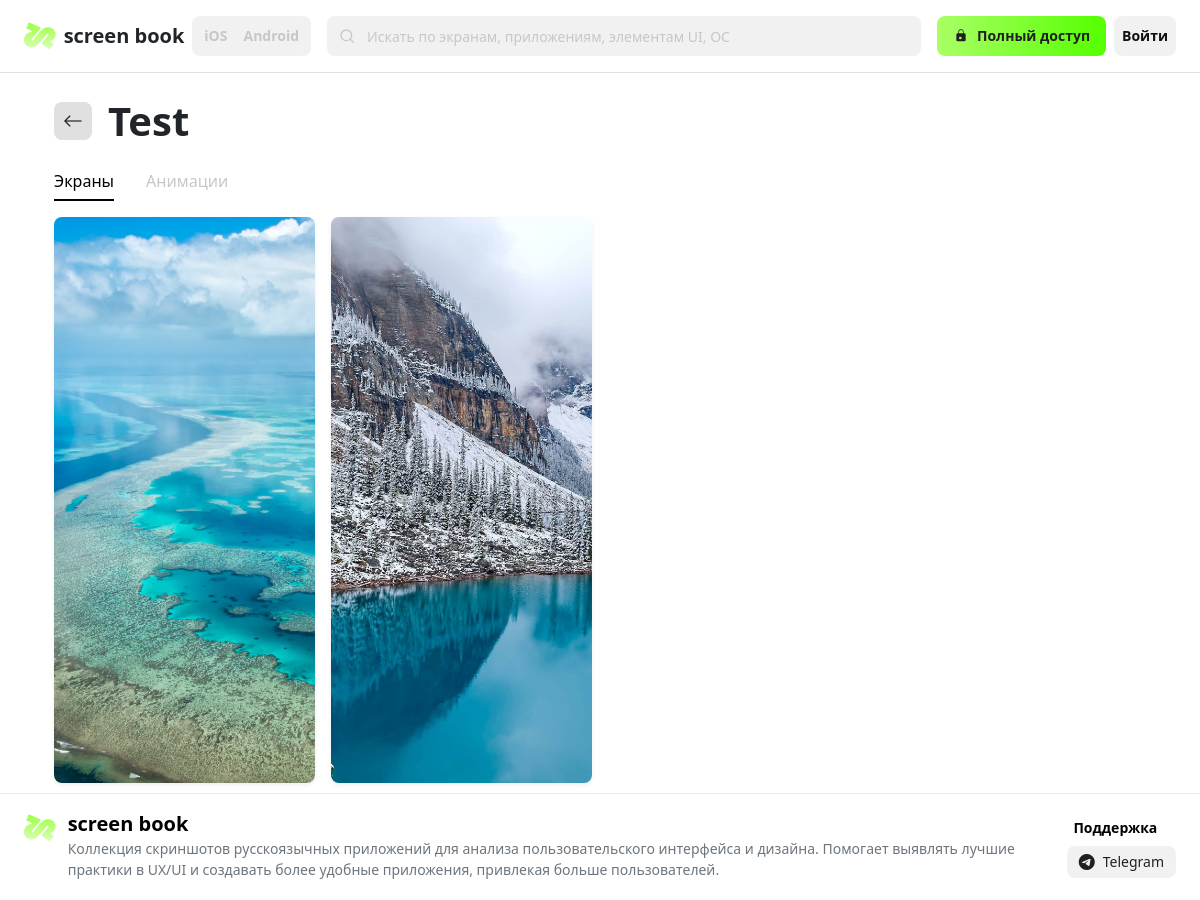
The app's page /app/test/ with its own data.
### web/models.py (models this page shows, shortened)
class App(models.Model):
    title = models.CharField("Название", max_length=255)
    slug = models.SlugField("URL-адрес", max_length=255, unique=True, blank=True)
    main_image = models.ImageField("Главная картинка", upload_to='apps/main/')
    icon = models.ImageField("Иконка", upload_to='apps/icons/')
    app_category = models.ForeignKey(AppCategory, verbose_name="Категория приложения", on_delete=models.SET_NULL, null=True, blank=True)
    os_category = models.ForeignKey(OSCategory, verbose_name="Категория OS", on_delete=models.SET_NULL, null=True, blank=True)
    screen_type = models.ForeignKey(ScreenType, verbose_name="Тип экрана", on_delete=models.SET_NULL, null=True, blank=True)
    ui_element = models.ForeignKey(UIElement, verbose_name="UI элемент", on_delete=models.SET_NULL, null=True, blank=True)
    screen = models.BooleanField("Экраны", default=False)
    animation = models.BooleanField("Анимации", default=False)
    def main_image_preview(self):
        if self.main_image:
            return mark_safe(f'<img src="{self.main_image.url}" width="100" />')
        return "-"
    main_image_preview.short_description = "Превью фото"
    def icon_preview(self):
        if self.icon:
            return mark_safe(f'<img src="{self.icon.url}" width="50" />')
        return "-"
    icon_preview.short_description = "Превью иконки"

class AppImage(models.Model):
    app = models.ForeignKey('App', on_delete=models.CASCADE, related_name='images')
    image = models.ImageField("Фото", upload_to='apps/photos/')

### web/views.py (the view)
# urls.py: path('app/<slug:slug>/', views.app_detail, name='app_detail'),
@csrf_exempt
def app_detail(request, slug):
    app = get_object_or_404(App, slug=slug)
    viewmode = request.GET.get('viewmode', 'screens')
    images = app.images.all()
    videos = app.videos.all()
    context = {
        'app': app,
        'images': images,
        'videos': videos,
        'selected_tab': viewmode,
    }
    if request.headers.get('x-requested-with') == 'XMLHttpRequest':
        html = render_to_string('partials/gallery_block.html', context, request=request)
        return JsonResponse({'html': html})
    return render(request, 'app_detail.html', context)

### web/models.py (called while the page is built)
    def __str__(self):
        return self.name

### web/templates/app_detail.html (shortened to what this page needs)
{% extends "base.html" %}
{% load static %}
{% block content %}
<body data-app-slug="{{ app.slug }}">
<div class="container px-4 pt-4">
<div class="d-flex align-items-center gap-3 mb-3">
  <a href="{% url 'home' %}"
     class="back-btn d-flex align-items-center justify-content-center">
    <i class="bi bi-arrow-left fs-5 text-dark"></i>
  </a>
  <h1 class="fw-bold mb-0">{{ app.title }}</h1>
</div>
  <ul class="filter-nav">
    <li class="filter-nav__item {% if selected_tab == 'screens' %}active{% endif %}">
      <a href="#" class="viewmode-tab" data-viewmode="screens">Экраны</a>
    </li>
    <li class="filter-nav__item {% if selected_tab == 'animations' %}active{% endif %}">
      <a href="#" class="viewmode-tab" data-viewmode="animations">Анимации</a>
    </li>
    <span class="filter-nav__underline"></span>
  </ul>
  <div id="galleryContainer" class="row row-cols-2 row-cols-sm-3 row-cols-md-4 g-3 pt-3">
    {% if selected_tab == 'animations' %}
      {% for video in videos %}
        <div class="col">
          <video controls class="w-100 rounded-3 shadow-sm" style="aspect-ratio: 9/19.5; object-fit: cover;">
            <source src="{{ video.video.url }}" type="video/mp4">
            Ваш браузер не поддерживает видео.
          </video>
        </div>
      {% empty %}
        <p class="text-muted">Нет видео</p>
      {% endfor %}
    {% else %}
      {% for image in images %}
        <div class="col">
          <img src="{{ image.image.url }}" data-full="{{ image.image.url }}" alt="" class="img-fluid rounded-3 shadow-sm gallery-item" style="aspect-ratio: 9/19.5; object-fit: cover; cursor: pointer;">
        </div>
      {% empty %}
        <p class="text-muted">Нет изображений</p>
      {% endfor %}
    {% endif %}
  </div>
</div>
</body>
{% endblock %}

### web/static/style/style.css (style rules this page uses)
body { min-height: 100vh; }
.filter-nav { position: relative; display: flex; list-style: none; margin: 0; padding: 0; }
.filter-nav__item { margin-right: 2rem; }
.filter-nav__item a { display: block; padding: 0.5rem 0; font-size: 16px; font-weight: 500; color: #C7C7C7; text-decoration: none; transition: color 0.2s; }
.filter-nav__item.active a { color: #000; }
.filter-nav__underline { position: absolute; bottom: 0; height: 2px; background-color: #000; transition: left 0.3s ease, width 0.3s ease; will-change: left, width; }
::placeholder { color: #ACFF5E !important; opacity: 1 !important; }
.back-btn { width: 38px; height: 38px; background-color: #e0e0e0; border-radius: 8px; transition: background-color 0.2s, box-shadow 0.2s; }

### records on screen
App: title "Test"
AppImage: image (picture)
AppImage: image (picture)
